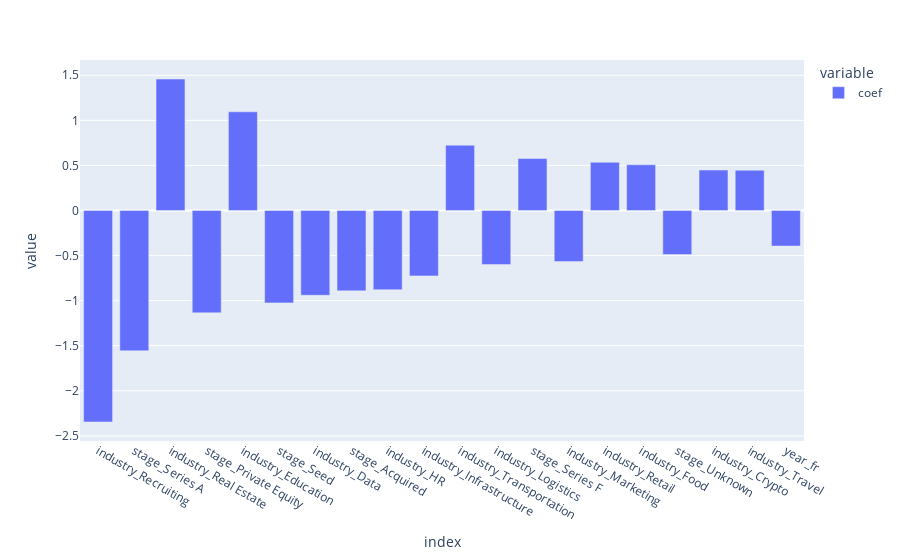

Notebook code cell kept with this figure:
### Code cell
fig = px.bar(feat_importance['coef'])
fig.show()

### Figure 1 — Plotly figure (JSON) as saved in the notebook; plotly's stock layout.template omitted (floating-point values rounded to 4 significant figures)
{"data": [{"alignmentgroup": "True", "hovertemplate": "variable=coef<br>index=%{x}<br>value=%{y}<extra></extra>", "legendgroup": "coef", "marker": {"color": "#636efa", "pattern": {"shape": ""}}, "name": "coef", "offsetgroup": "coef", "orientation": "v", "showlegend": true, "textposition": "auto", "type": "bar", "x": ["industry_Recruiting", "stage_Series A", "industry_Real Estate", "stage_Private Equity", "industry_Education", "stage_Seed", "industry_Data", "stage_Acquired", "industry_HR", "industry_Infrastructure", "industry_Transportation", "industry_Logistics", "stage_Series F", "industry_Marketing", "industry_Retail", "industry_Food", "stage_Unknown", "industry_Crypto", "industry_Travel", "year_fr"], "xaxis": "x", "y": [-2.345, -1.556, 1.458, -1.135, 1.095, -1.025, -0.9407, -0.8915, -0.8787, -0.7251, 0.7238, -0.5999, 0.5765, -0.5667, 0.5351, 0.5076, -0.4886, 0.4487, 0.4469, -0.3948], "yaxis": "y"}], "layout": {"barmode": "relative", "legend": {"title": {"text": "variable"}, "tracegroupgap": 0}, "margin": {"t": 60}, "xaxis": {"anchor": "y", "domain": [0, 1], "title": {"text": "index"}}, "yaxis": {"anchor": "x", "domain": [0, 1], "title": {"text": "value"}}}}
